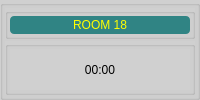
    <widget class="QGroupBox" name="groupBox_36">
     <property name="styleSheet">
      <string notr="true">background-color: rgb(208, 208, 208);</string>
     </property>
     <property name="title">
      <string/>
     </property>
     <layout class="QVBoxLayout" name="verticalLayout_22">
      <property name="spacing">
       <number>2</number>
      </property>
      <property name="margin">
       <number>2</number>
      </property>
      <item>
       <widget class="QGroupBox" name="groupBox_37">
        <property name="sizePolicy">
         <sizepolicy hsizetype="Preferred" vsizetype="Preferred">
          <horstretch>0</horstretch>
          <verstretch>1</verstretch>
         </sizepolicy>
        </property>
        <property name="title">
         <string/>
        </property>
        <layout class="QVBoxLayout" name="verticalLayout_90">
         <property name="spacing">
          <number>2</number>
         </property>
         <property name="margin">
          <number>2</number>
         </property>
         <item>
          <widget class="QLabel" name="label_19">
           <property name="styleSheet">
            <string notr="true">background-color: rgb(48, 132, 132);
color: rgb(255, 255, 0);
border-radius: 4px;
font: 12pt &quot;Alef&quot;;</string>
           </property>
           <property name="text">
            <string>ROOM 18</string>
           </property>
           <property name="alignment">
            <set>Qt::AlignCenter</set>
           </property>
          </widget>
         </item>
        </layout>
       </widget>
      </item>
      <item>
       <widget class="QGroupBox" name="box18">
        <property name="sizePolicy">
         <sizepolicy hsizetype="Preferred" vsizetype="Preferred">
          <horstretch>0</horstretch>
          <verstretch>3</verstretch>
         </sizepolicy>
        </property>
        <property name="font">
         <font>
          <pointsize>15</pointsize>
         </font>
        </property>
        <property name="title">
         <string/>
        </property>
        <property name="alignment">
         <set>Qt::AlignCenter</set>
        </property>
        <layout class="QVBoxLayout" name="verticalLayout_10">
         <property name="spacing">
          <number>2</number>
         </property>
         <property name="margin">
          <number>2</number>
         </property>
         <item>
          <widget class="QLabel" name="label18">
           <property name="sizePolicy">
            <sizepolicy hsizetype="Preferred" vsizetype="Preferred">
             <horstretch>0</horstretch>
             <verstretch>4</verstretch>
            </sizepolicy>
           </property>
           <property name="styleSheet">
            <string notr="true">font: 26pt &quot;MS Shell Dlg 2&quot;;</string>
           </property>
           <property name="text">
            <string>00:00</string>
           </property>
           <property name="alignment">
            <set>Qt::AlignCenter</set>
           </property>
          </widget>
         </item>
        </layout>
       </widget>
      </item>
     </layout>
    </widget>
